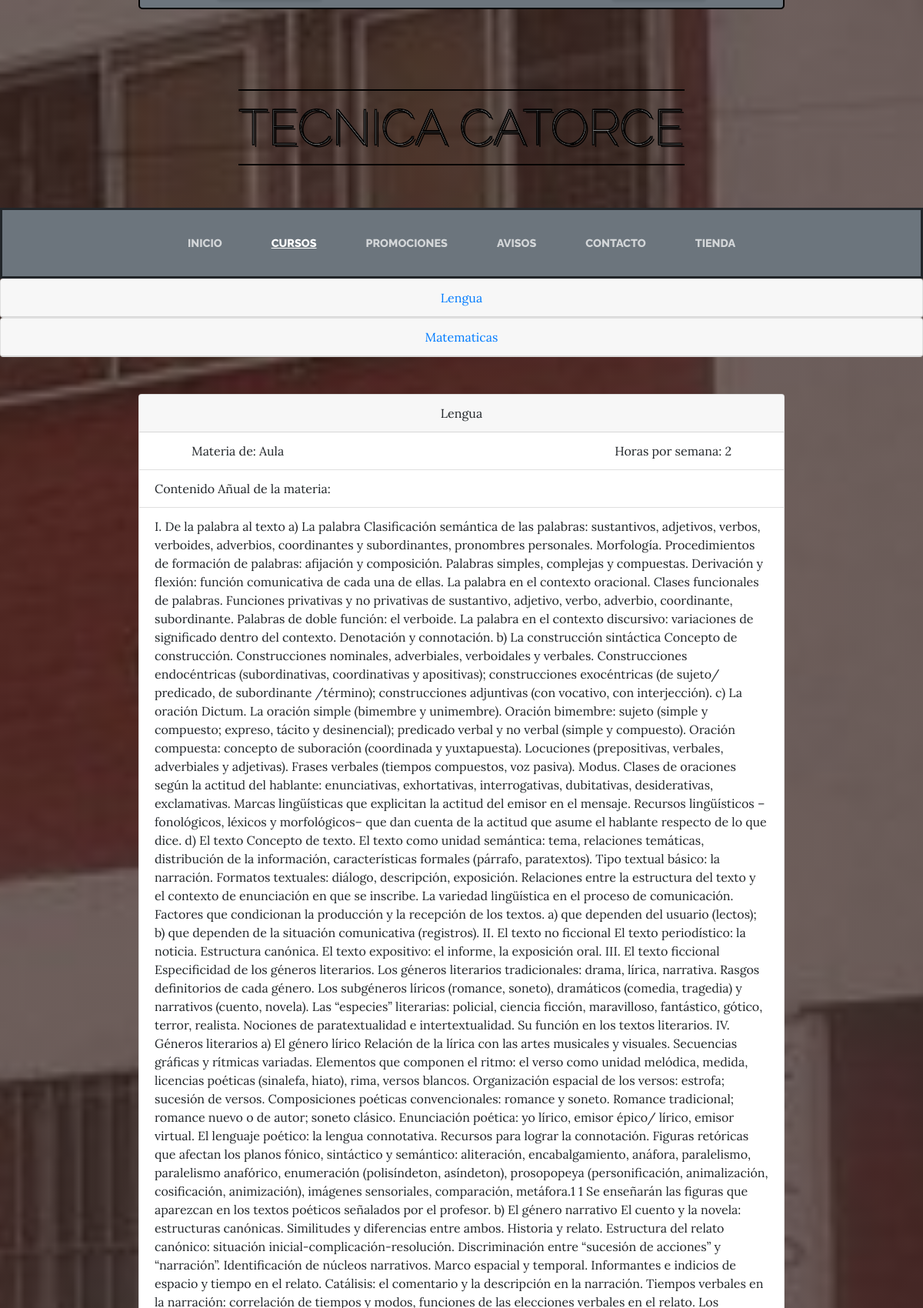
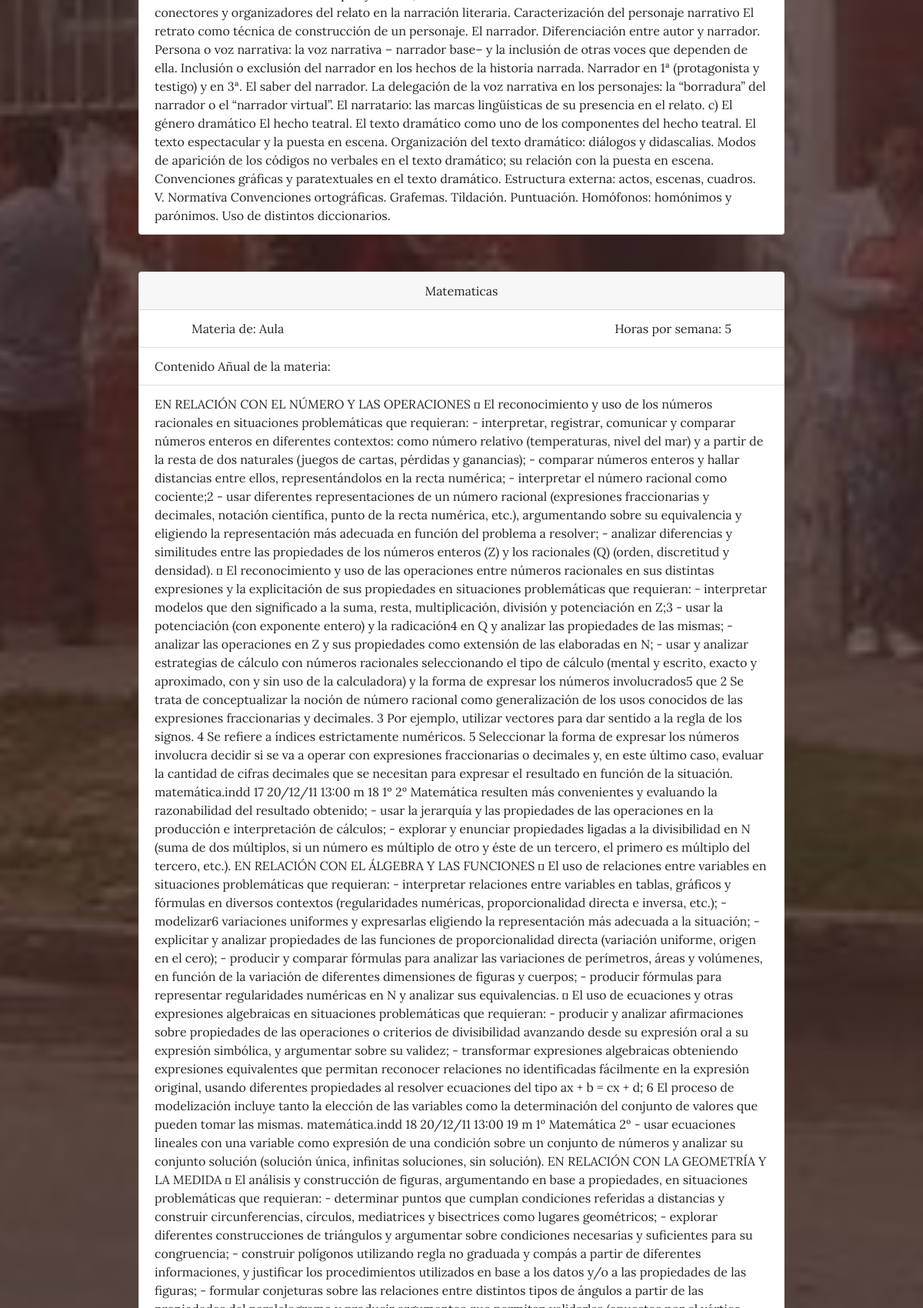
The app's page /cursos/materias/2/ (upper part) with its own data (2 pictures, top to bottom).
### cursos/models.py (models this page shows, shortened)
class Materia(models.Model):
    SHIRT_SIZES = (
        ('Aula', 'Aula'),
        ('Taller', 'Taller'),
    )
    nombre = models.CharField(max_length=30)
    curso = models.ManyToManyField(Cursos)
    tipo = models.CharField(max_length=20, choices=SHIRT_SIZES)
    horas_semanales = models.IntegerField(null=True, blank=True)
    contenido = models.TextField()
    class Meta():
        verbose_name = "Materia"
        verbose_name_plural = "Materias"

### cursos/views.py (the view)
# urls.py: path('materias/<int:id_curso>/', views.materia, name="materias"),
def materia(request, id_curso):
    titulo = "Materias"
    curso = Cursos.objects.get(id=id_curso)
    materias = Materia.objects.filter(curso=curso)
    return render(request, "cursos/materias.html", {"materias":materias,"titulo":titulo})

### cursos/templates/cursos/materias.html (shortened to what this page needs)
{% extends "sitio_web_app/base.html" %}
{% load static %}
{% block content %}
{% for materia in materias%}
<div class="card">
    <div class="card-header">
        <center>
        <span><a href="#{{materia.nombre}}">{{materia.nombre}}</a></span>
        </center>
    </div>
</div>
{% endfor %}
{% for materia in materias%}
<div class="card mx-auto my-5" style="width: 70%;">
  <div class="card-header">
    <center>
        <span id="{{materia.nombre}}">{{materia.nombre}}</span>
    </center>
  </div>
  <ul class="list-group list-group-flush">
    <li class="list-group-item">
        <span class="float-left mx-5"> Materia de: {{materia.tipo}} </span>
        <span class="float-right mx-5"> Horas por semana: {{materia.horas_semanales}} </span>
    </li>
    <li class="list-group-item">Contenido Añual de la materia:</li>
    <li class="list-group-item">
        <span>
            {{materia.contenido}}
        </span>
    </li>
  </ul>
</div>
{% endfor %}
{% endblock%}

### sitio_web_app/static/sitio_web_app/css/gestion.css (style rules this page uses)
body { font-family: 'Lora'; background: linear-gradient(rgba(47, 23, 15, 0.65), rgba(47, 23, 15, 0.65)), url("../img/bg_main.jpg"); background-attachment: fixed; background-position: center; background-size: cover; }

### records on screen
Materia: nombre "Lengua", tipo "Aula", horas_semanales "2", contenido "I. De la palabra al texto a) La palabra Clasificación semántica de las palabras: sustantivos, adjetivos, verbos, verboides, adverbios, coordinantes y subordinantes, pronombres personales. Morfología. Procedimientos de formación de palabras: afijación y composición. Palabras simples, complejas y compuestas. Derivación y flexión: función comunicativa de cada una de ellas. La palabra en el contexto oracional. Clases funcionales de palabras. Funciones privativas y no privativas de sustantivo, adjetivo, verbo, adverbio, coordinante, subordinante. Palabras de doble función: el verboide. La palabra en el contexto discursivo: variaciones de significado dentro del contexto. Denotación y connotación.…"
Materia: nombre "Matematicas", tipo "Aula", horas_semanales "5"
